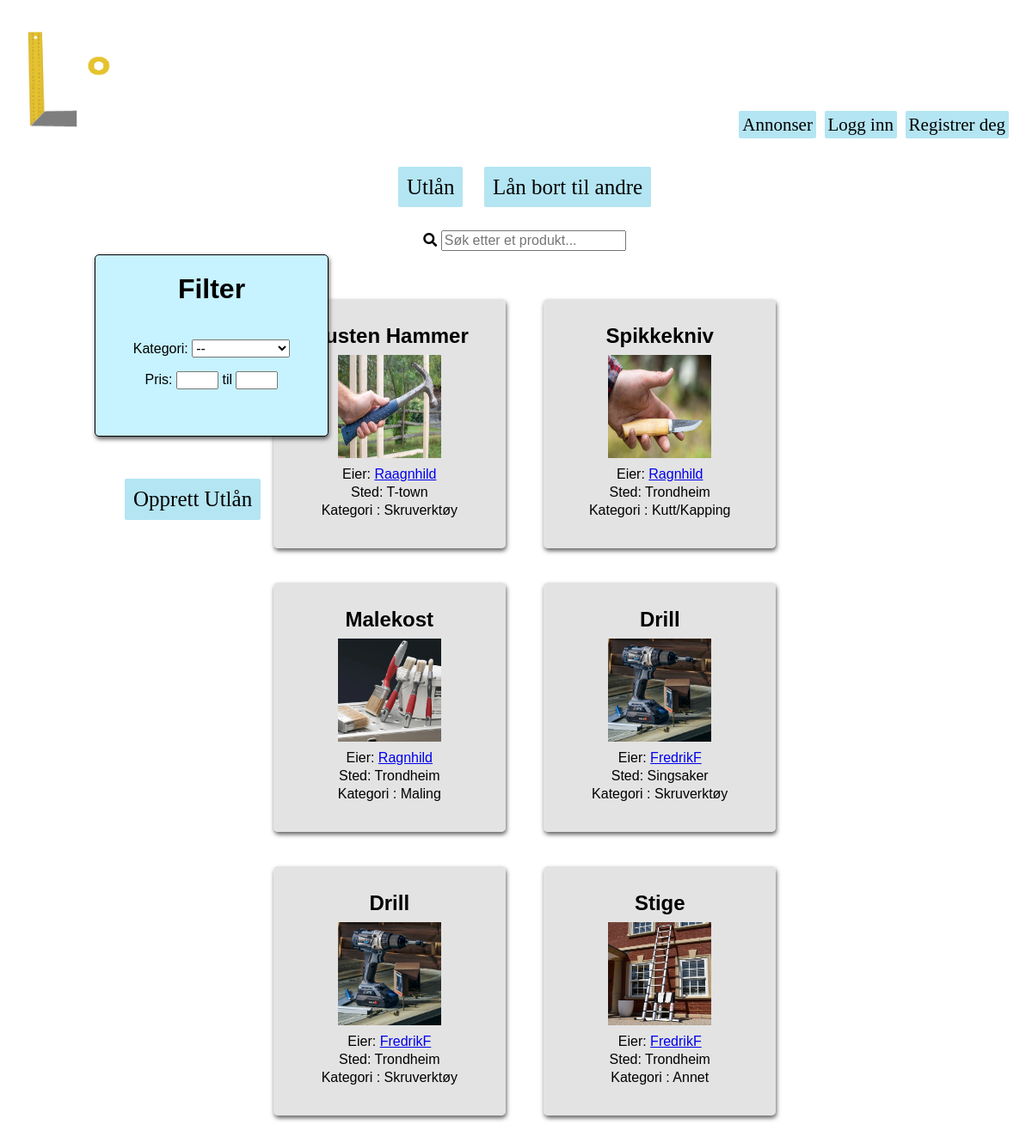
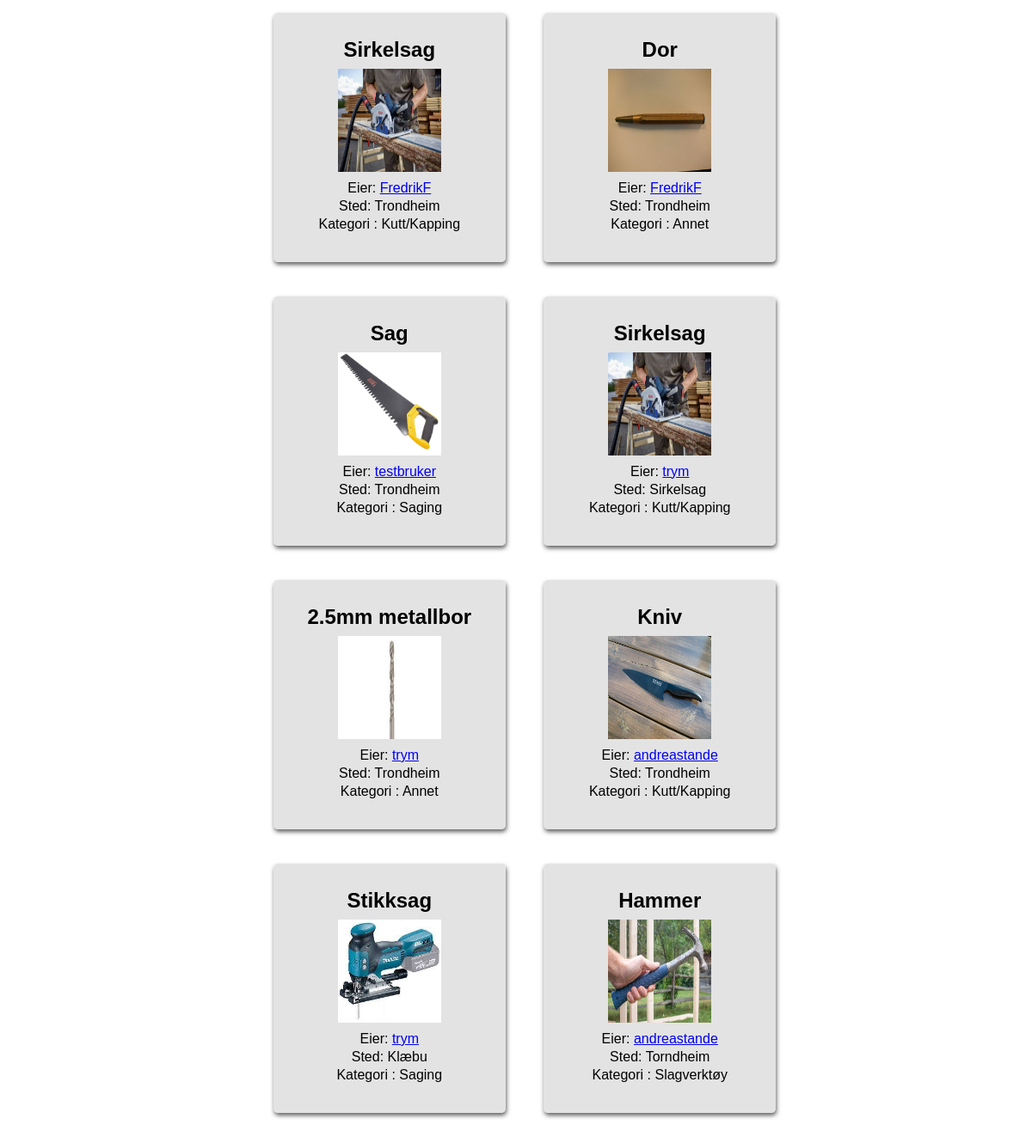
Screenshot of /homepage/listing/overview/utlån with the database file from the repository (2 pictures, top to bottom).
### homepage/models.py (models this page shows, shortened)
class Listing(models.Model):
    owner = models.ForeignKey(User, verbose_name = 'User', on_delete=models.CASCADE, null=True) #user burde kanskje endres til settings.AUTH_USER_MODEL. må i så fall django.conf import settings
    title = models.CharField(max_length=50, verbose_name="Tittel")
    image = models.ImageField(upload_to='images/', null=True)
    loaned = models.BooleanField(default=False, verbose_name="Utlånt?")
    price = models.PositiveSmallIntegerField(verbose_name='Pris', default=0)
    location = models.CharField(max_length=100, verbose_name="Sted") #burde kanskje være annet enn CharField. Gjør det vanskelig å sortere etter denne attributten
    description = models.TextField(verbose_name="Beskrivelse")
    wantToLoan = models.BooleanField(default=False, verbose_name="Ønskes lånt?")
    SW = 1
    PT = 2
    WD = 3
    CT = 4
    SV = 5
    BO = 6
    OT = 7
    CATEGORY_CHOICES = (
        (SW, 'Saging'),
        (PT, 'Maling'),
        (WD, 'Sveising'),
        (CT, 'Kutt/Kapping'),
        (SV, 'Skruverktøy'),
        (BO, 'Slagverktøy'),
        (OT, 'Annet'),
    )
    category = models.PositiveSmallIntegerField(
        choices = CATEGORY_CHOICES,
        default = OT,
        verbose_name="Kategori",
    )

### homepage/views.py (the view, shortened to what this page needs)
# urls.py: path('listing/overview/<str:loan>', views.listing_overview, name='listing_overview'),
def listing_overview(request, loan):
    if loan=="utlån":
        ctx = {}
        q = request.GET.get('q', '')
        qs = request.GET.get('qs', '')
        min_price = request.GET.get('min_price', '')
        max_price = request.GET.get('max_price', '')
        if min_price == '':
            min_price = 0
        if qs and not max_price:
            searchedListings = Listing.objects.filter(Q(title__icontains=q) | Q(location__icontains=q), category=qs, price__range=(min_price, 9999), wantToLoan=False)
        elif qs and max_price:
            searchedListings = Listing.objects.filter(Q(title__icontains=q) | Q(location__icontains=q), category=qs, price__range=(min_price, max_price), wantToLoan=False)
        elif not qs and not max_price:
            searchedListings = Listing.objects.filter(Q(title__icontains=q) | Q(location__icontains=q), price__range=(min_price, 9999), wantToLoan=False)
        elif not qs and max_price:
            searchedListings = Listing.objects.filter(Q(title__icontains=q) | Q(location__icontains=q), price__range=(min_price, max_price), wantToLoan=False)
        else:
            searchedListings = Listing.objects.filter(Q(title__icontains=q) | Q(location__icontains=q), wantToLoan=False)
        ctx["searchedListings"] = searchedListings
        does_req_accept_json = request.accepts("application/json")
        is_ajax_request = request.headers.get("x-requested-with") == "XMLHttpRequest" and does_req_accept_json
        return render(request, 'homepage/listing_overview_loan.html', context=ctx)

### homepage/templates/homepage/listing_overview_loan.html (shortened to what this page needs)
{% extends "users/base.html" %}
{% block content %}
    <div class="row">
        <div class="column left" style="position:relative; left:100px">
            <div class="filtersquare" style = "position:fixed;">
                <h1>Filter</h1>
                <form action="" method="GET">
                    <br>
                    <label>Kategori: </label>
                    <select id="category-choice" name="qs" style="font-size: 16px;">
                        <option value="">--</option>
                    </select>
                    <label>Pris: </label>
                    <input type="text" id="min-price" min="0" name="min_price" maxlength="4" size="3" >
                    til <input type="text" id="max-price" name="max_price" maxlength="4" size="3">
                </form>
            </div>
            <br>
            <br>
            <a href="{% url 'homepage:add_listing' 'utlån' %}" style = "position:fixed;" class="knappAnnonse">Opprett Utlån</a>
        </div>
        <div class="column middle">
            <br>
            <form action="" method="POST">
                <a href="{% url 'homepage:listing_overview' 'utlån' %}" class="bigButton">Utlån</a>
                <a href="{% url 'homepage:listing_overview' 'lånbort' %}" class="bigButton">Lån bort til andre</a>
            </form>
            <br>
            <br>
            <form action="" method="GET">
                <i id="search-icon" class="fas fa-search"></i>
                <input id="user-input" type="text" placeholder="Søk etter et produkt..." name="q" style="font-size: 16px;">
            </form>
            <br>
            <br>
        </div>
        <div id="replaceable-content" class="column middle">
            {% include 'listing_overview_loan_partial.html' %}
        </div>
        </div class="column right"></div>
{% endblock content %}

### homepage/templates/homepage/listing_overview_loan_partial.html
{% if searchedListings %}
    {% for listing in searchedListings %}
        <div class="listingDIV">
            <a href="{% url 'homepage:listing' listing_id=listing.id %}" class="listingLink">invisible link!</a>
            <div class="listingContent">
                <h2>{{listing.title}}</h2>
                <div class="listingImg">
                    <img src="{{listing.image.url}} " width="120px" height="120px" />
                </div>
                <p>Eier:   <a href="{% url 'users:profile' listing.owner %}">  <a href="{% url 'users:profile' listing.owner %}">{{listing.owner}}</a> </a> </p>
                <p>Sted: {{listing.location}}</p>
                <p>Kategori : {{listing.get_category_display}}</p>
                <br>
            </div>
        </div>
    {% endfor %}
{% else %}
        <p>Ingen resultater</p>
{% endif %}

### users/static/stylish.css (style rules this page uses)
.bg { margin: 0px; background-image: url("../static/img/standinBG2_r.jpg"); background-size: cover; height: 100%; min-height: 100vh; font-family: 'Courier New', Courier, monospace; }
.bigButton { background-color: rgb(180, 229, 242); padding: 10px; text-decoration: none; box-shadow: 2px; font-family: "Times New Roman", Times, serif; color: black; border: none; border-radius: 2px; font-size: 25px; margin: 10px; }
.knappAnnonse { background-color: rgb(180, 229, 242); padding: 10px; text-decoration: none; box-shadow: 2px; font-family: "Times New Roman", Times, serif; color: black; border: none; border-radius: 2px; font-size: 25px; margin: 10px; position:relative; left:135px; display:inline-block; margin-top: 225px; }
.listingDIV { background-color: rgba(218, 218, 218, 0.737); box-shadow: 1px 3px 5px rgba(63, 63, 63, 0.813); padding: 20px; margin: 20px; border-radius: 5px; display: inline-block; width: 230px; height: 250px; line-height: 5px; text-align: left; }
.listingLink { color: transparent; position: absolute; width: inherit; height: inherit; line-height: normal; }
.listingImg { display: inline-block; height: 120px; width: 120px; }
.listingContent { text-align: center; }
.column { float: left; }
.left { padding-top: 110px; width: 20%; }
.middle { width: 60%; }
.filtersquare { width:270px; height:210px; border:1px solid black; background-color: rgb(199, 242, 255); box-shadow: 1px 3px 5px rgba(63, 63, 63, 0.813); border-radius: 5px; text-align: center; }
.row:after { content: ""; display: table; clear: both; }

### rows the page displays
Listing: title "Rusten Hammer", image (picture), owner "Raagnhild", location "T-town", category "Skruverktøy"
Listing: title "Spikkekniv", image (picture), owner "Ragnhild", location "Trondheim", category "Kutt/Kapping"
Listing: title "Malekost", image (picture), owner "Ragnhild", location "Trondheim", category "Maling"
Listing: title "Drill", image (picture), owner "FredrikF", location "Singsaker", category "Skruverktøy"
Listing: title "Drill", image (picture), owner "FredrikF", location "Trondheim", category "Skruverktøy"
Listing: title "Stige", image (picture), owner "FredrikF", location "Trondheim", category "Annet"
Listing: title "Sirkelsag", image (picture), owner "FredrikF", location "Trondheim", category "Kutt/Kapping"
Listing: title "Dor", image (picture), owner "FredrikF", location "Trondheim", category "Annet"
Listing: title "Sag", image (picture), owner "testbruker", location "Trondheim", category "Saging"
Listing: title "Sirkelsag", image (picture), owner "trym", location "Sirkelsag", category "Kutt/Kapping"
Listing: title "2.5mm metallbor", image (picture), owner "trym", location "Trondheim", category "Annet"
Listing: title "Kniv", image (picture), owner "andreastande", location "Trondheim", category "Kutt/Kapping"
Listing: title "Stikksag", image (picture), owner "trym", location "Klæbu", category "Saging"
Listing: title "Hammer", image (picture), owner "andreastande", location "Torndheim", category "Slagverktøy"
